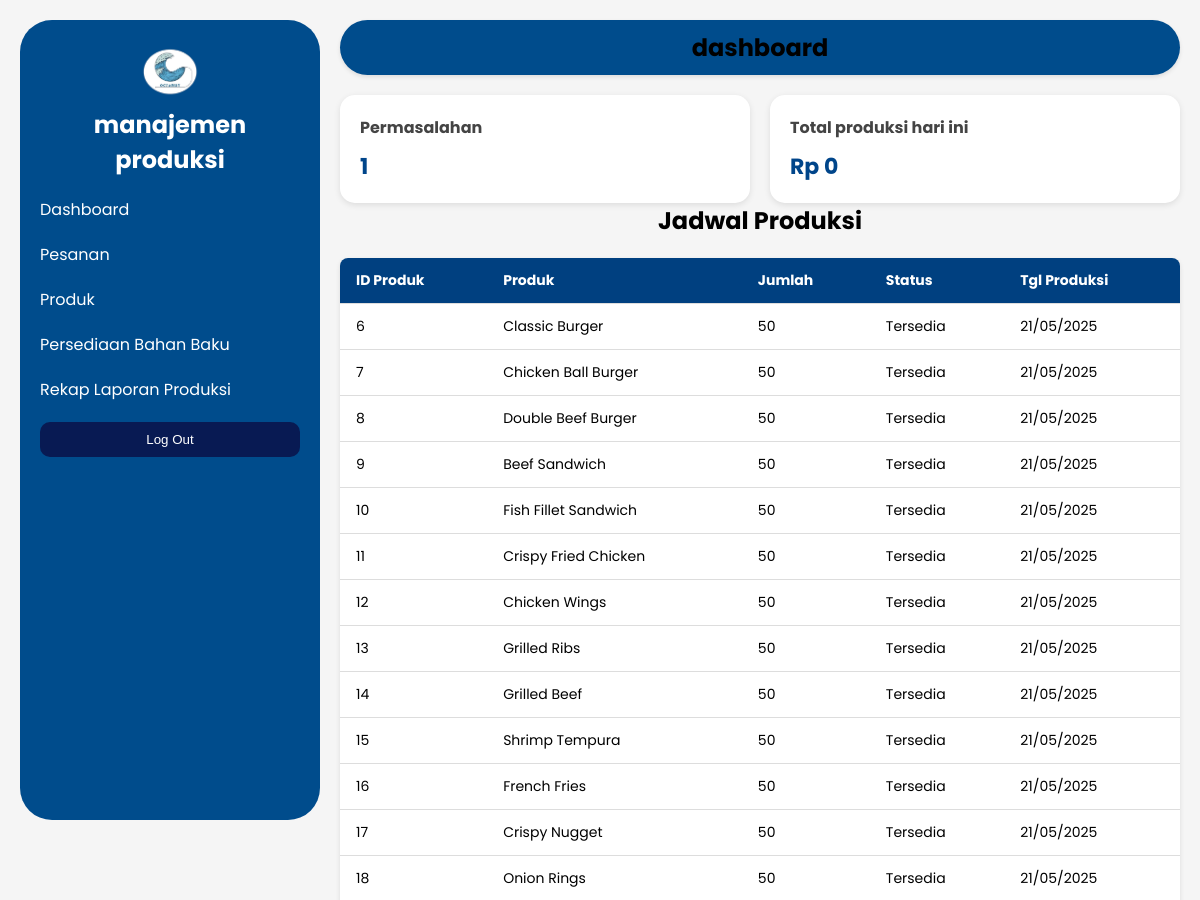
The app's page /produksi/ (upper part), older data.
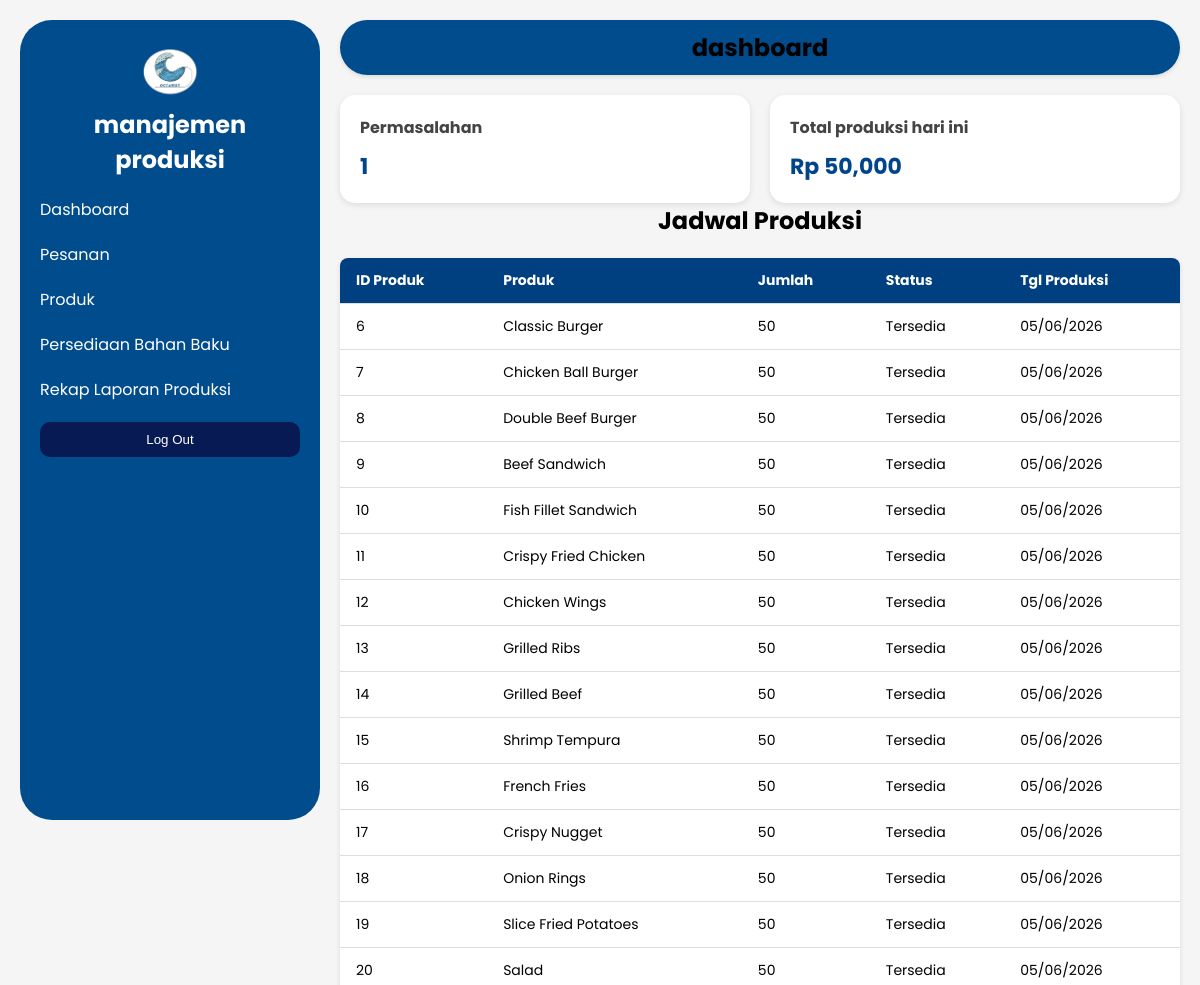
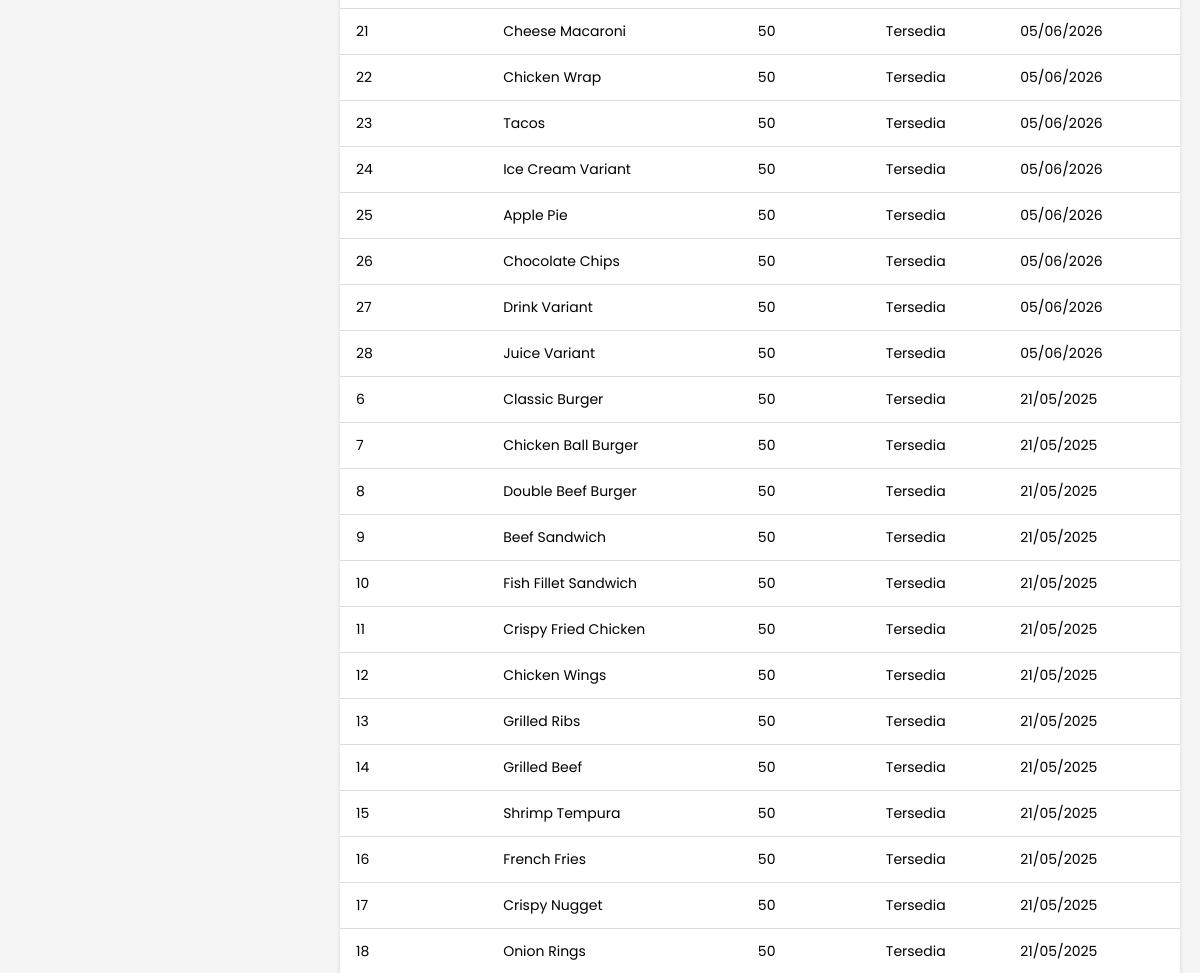
The same page, newer data (2 pictures, top to bottom).
### App_ERP/models.py (models this page shows, shortened)
class FoodStock(models.Model):
    menu_item = models.ForeignKey(MenuItem, on_delete=models.CASCADE)
    date = models.DateField(default=timezone.now)
    stock_in = models.PositiveIntegerField(default=50)
    stock_out = models.PositiveIntegerField(default=0)
    remaining_stock = models.PositiveIntegerField(default=50)
    status = models.CharField(max_length=100, default='Tersedia')
    def save(self, *args, **kwargs):
        self.date = timezone.localtime(timezone.now()).date()  # Ambil tanggal berdasarkan zona waktu Jakarta
        self.remaining_stock = self.stock_in - self.stock_out
        super().save(*args, **kwargs)

class MenuItem(models.Model):
    name = models.CharField(max_length=255)
    category = models.CharField(max_length=255)
    price = models.DecimalField(max_digits=10, decimal_places=2)
    image = models.ImageField(upload_to='menu_images/', blank=True, null=True)

### App_ERP/views.py (the view)
# urls.py: path('produksi/', views.produksi_dashboard, name='produksi_dashboard'),
def produksi_dashboard(request):
    out_of_stock_items = FoodStock.objects.filter(remaining_stock=0)
    today = localtime(timezone.now()).date()
    TARGET_PER_HARI = 1150
    unique_dates = OrderItem.objects.values_list('order__tanggal_pesanan__date', flat=True).distinct().order_by('-order__tanggal_pesanan__date')
    report_data = []
    for tanggal in unique_dates:
        jumlah_terbeli = OrderItem.objects.filter(
            order__tanggal_pesanan__date=tanggal
        ).aggregate(total=Sum('jumlah'))['total'] or 0
        print(f"{tanggal} => total terbeli: {jumlah_terbeli}")
        sisa_target = max(TARGET_PER_HARI - jumlah_terbeli, 0)
        order_items_hari_ini = OrderItem.objects.filter(order__tanggal_pesanan__date=tanggal)
        rating_reject = Rating.objects.filter(
            item__in=order_items_hari_ini,
            bintang__lte=2
        ).count()
        report_data.append({
            'tanggal': tanggal,
            'jumlah_terbeli': jumlah_terbeli,
            'target_produksi': sisa_target,
            'cacat': rating_reject,
        })
    food_stock_list = FoodStock.objects.select_related('menu_item').order_by('-date')
    for item in food_stock_list:
        if item.remaining_stock == 0:
            if item.status != 'Habis':
                item.status = 'Habis'
                item.save()
        else:
            if item.status != 'Tersedia':
                item.status = 'Tersedia'
                item.save()
    pendapatan_hari_ini = Order.objects.filter(
        tanggal_pesanan__date=today
    ).aggregate(total=Sum('total_harga'))['total'] or 0
    orders = Order.objects.prefetch_related('items').all().order_by('-tanggal_pesanan')[:3]
    rating_list = []
    for rating in Rating.objects.select_related('item__menu').all():
        rating_list.append({
            'nama_produk': rating.item.menu.name if rating.item.menu else rating.item.nama_menu,
            'bintang': rating.bintang,
        })
    total_terjual=Sum('jumlah'),
    data_stok = StokBahanBaku.objects.all().order_by('nama_bahan')
    context = {'data_stok': data_stok}
    return render(request, 'admin/produksiadm.html', {
        'out_of_stock_items': out_of_stock_items,
        'food_stock_list': food_stock_list,
        'pendapatan_hari_ini': pendapatan_hari_ini,
        'orders': orders,
        'rating_list': rating_list,
        'jumlah' :  total_terjual,
        'report_data' : report_data,
        'data_stok': data_stok,
    })

### App_ERP/models.py (called while the page is built)
    @property
    def total_harga(self):
        return self.harga_per_unit * self.stok_minimum

### App_ERP/templates/admin/produksiadm.html (shortened to what this page needs)
{% load humanize %}
{% load static %}
<!DOCTYPE html>
<html lang="en">
<head>
    <link rel="stylesheet" href="{% static 'css/style.css' %}">
</head>
<body>
    <div class="sidebar">
        <div class="logo">
            <img src="{% static 'images/Logo1.png'%}" alt="Admin Keuangan" class="logo-image">
            <h2>manajemen produksi</h2>
        </div>
        <ul class="menu">
            <li><a href="#" onclick="showSection('dashboard')">Dashboard</a></li>
            <li><a href="#" onclick="showSection('data_penjualan')">Pesanan</a></li>
            <li><a href="#" onclick="showSection('data_pengeluaran')">Produk</a></li>
            <li><a href="#" onclick="showSection('data_bahan')">Persediaan Bahan Baku</a></li>
            <li><a href="#" onclick="showSection('rekap_produksi')">Rekap Laporan Produksi</a></li>
        </ul>
        <button class="logout-btn">Log Out</button>
    </div>
    <main class="main-content">
        <section id="dashboard" class="tab-content">
        <div class="top-bar">
            <h2>dashboard</h2>
        </div>
        <div class="cardss">
          <div class="cards">
              <h3>Permasalahan</h3>
              <p>1</p>
          </div>
          <div class="cards">
              <h3>Total produksi hari ini</h3>
              <p>Rp {{ pendapatan_hari_ini|intcomma }}</p>
          </div>
        </div>
        <div class="bg-white p-4 rounded-xl shadow mb-6">
          <h2 class="text-2xl font-semibold mb-4">Jadwal Produksi</h2>
          <div class="overflow-x-auto">
            <table class="min-w-full text-left">
              <thead class="bg-gray-200">
                <tr>
                  <th class="p-2">ID Produk</th>
                  <th class="p-2">Produk</th>
                  <th class="p-2">Jumlah</th>
                  <th class="p-2">Status</th>
                  <th class="p-2">Tgl Produksi</th>
                </tr>
              </thead>
              <tbody>
                {% for item in food_stock_list %}
                <tr class="border-b">
                  <td class="p-2">{{ item.menu_item.id }}</td>
                  <td class="p-2">{{ item.menu_item.name }}</td>
                  <td class="p-2">{{ item.stock_in }}</td>
                  <td class="p-2 text-blue-600">{{ item.status }}</td>
                  <td class="p-2">{{ item.date|date:"d/m/Y" }}</td>
                </tr>
                  {% endfor %}
              </tbody>
            </table>
          </div>
        </div>
        </section>
    </main>
</body>
</html>

### App_ERP/static/css/style.css (style rules this page uses)
* { padding: 0; margin: 0; box-sizing: border-box; }
body { font-family: "Poppins", Arial, sans-serif; background-color: #f5f5f5; }
.sidebar { position: fixed; top: 0; left: 0; width: 300px; height: 100vh; background-color: #004c8c; border-radius: 32px; margin: 20px; padding: 20px; color: white; display: flex; flex-direction: column; }
.logo { text-align: center; }
.logo-image { width: 60px; height: 60px; border-radius: 50%; }
.menu { list-style: none; padding: 0; }
.menu li { margin: 20px 0; }
.menu a { color: white; text-decoration: none; font-size: 16px; display: block; }
.logout-btn { background-color: #081a53; border: none; color: white; padding: 10px; cursor: pointer; text-align: center; width: 100%; border-radius: 10px; }
.main-content { position: absolute; right: 0; width: calc(100% - 300px); padding: 20px; padding-left: 40px; }
.top-bar { display:block; justify-content:flex-end; padding: 10px; background-color: #004c8c; box-shadow: 0 2px 4px rgba(0, 0, 0, 0.1); border-radius: 32px; margin-bottom: 20px; }
table { width: 100%; border-collapse: collapse; margin-top: 20px; background-color: #fff; border-radius: 8px; overflow: hidden; box-shadow: 0 2px 5px rgba(0,0,0,0.1); }
th, td { padding: 12px 16px; text-align: left; border-bottom: 1px solid #ddd; font-size: 14px; }
th { background-color: #004080; color: white; font-weight: bold; }

### App_ERP/templates/admin/produksiadm.html (style rules this page uses)
table { width: 100%; border-collapse: collapse; margin-top: 20px; background-color: #fff; border-radius: 8px; overflow: hidden; box-shadow: 0 2px 5px rgba(0,0,0,0.1); }
th, td { padding: 12px 16px; text-align: left; border-bottom: 1px solid #ddd; font-size: 14px; }
th { background-color: #004080; color: white; font-weight: bold; }
.cardss { display: grid; grid-template-columns: repeat(auto-fit, minmax(220px, 1fr)); gap: 20px; }
.cards { background: white; border-radius: 15px; box-shadow: 0 2px 6px rgba(0,0,0,0.1); padding: 20px; }
.cards h3 { margin: 0; font-size: 16px; color: #444; }
.cards p { margin-top: 10px; font-size: 22px; font-weight: bold; color: #00458a; }
h2 { text-align: center; }

Row changes from the older to the newer data that the page shows:
added FoodStock: menu_item.id "6", menu_item.name "Classic Burger", stock_in "50", status "Tersedia", date "05/06/2026"
added FoodStock: menu_item.id "7", menu_item.name "Chicken Ball Burger", stock_in "50", status "Tersedia", date "05/06/2026"
added FoodStock: menu_item.id "8", menu_item.name "Double Beef Burger", stock_in "50", status "Tersedia", date "05/06/2026"
added FoodStock: menu_item.id "9", menu_item.name "Beef Sandwich", stock_in "50", status "Tersedia", date "05/06/2026"
added FoodStock: menu_item.id "10", menu_item.name "Fish Fillet Sandwich", stock_in "50", status "Tersedia", date "05/06/2026"
added FoodStock: menu_item.id "11", menu_item.name "Crispy Fried Chicken", stock_in "50", status "Tersedia", date "05/06/2026"
added FoodStock: menu_item.id "12", menu_item.name "Chicken Wings", stock_in "50", status "Tersedia", date "05/06/2026"
added FoodStock: menu_item.id "13", menu_item.name "Grilled Ribs", stock_in "50", status "Tersedia", date "05/06/2026"
added FoodStock: menu_item.id "14", menu_item.name "Grilled Beef", stock_in "50", status "Tersedia", date "05/06/2026"
added FoodStock: menu_item.id "15", menu_item.name "Shrimp Tempura", stock_in "50", status "Tersedia", date "05/06/2026"
added FoodStock: menu_item.id "16", menu_item.name "French Fries", stock_in "50", status "Tersedia", date "05/06/2026"
added FoodStock: menu_item.id "17", menu_item.name "Crispy Nugget", stock_in "50", status "Tersedia", date "05/06/2026"
added FoodStock: menu_item.id "18", menu_item.name "Onion Rings", stock_in "50", status "Tersedia", date "05/06/2026"
added FoodStock: menu_item.id "19", menu_item.name "Slice Fried Potatoes", stock_in "50", status "Tersedia", date "05/06/2026"
added FoodStock: menu_item.id "20", menu_item.name "Salad", stock_in "50", status "Tersedia", date "05/06/2026"
added FoodStock: menu_item.id "21", menu_item.name "Cheese Macaroni", stock_in "50", status "Tersedia", date "05/06/2026"
added FoodStock: menu_item.id "22", menu_item.name "Chicken Wrap", stock_in "50", status "Tersedia", date "05/06/2026"
added FoodStock: menu_item.id "23", menu_item.name "Tacos", stock_in "50", status "Tersedia", date "05/06/2026"
added FoodStock: menu_item.id "24", menu_item.name "Ice Cream Variant", stock_in "50", status "Tersedia", date "05/06/2026"
added FoodStock: menu_item.id "25", menu_item.name "Apple Pie", stock_in "50", status "Tersedia", date "05/06/2026"
added FoodStock: menu_item.id "26", menu_item.name "Chocolate Chips", stock_in "50", status "Tersedia", date "05/06/2026"
added FoodStock: menu_item.id "27", menu_item.name "Drink Variant", stock_in "50", status "Tersedia", date "05/06/2026"
added FoodStock: menu_item.id "28", menu_item.name "Juice Variant", stock_in "50", status "Tersedia", date "05/06/2026"
Text that changed along with them:
{{ pendapatan_hari_ini|intcomma }}: "0" → "50,000"
